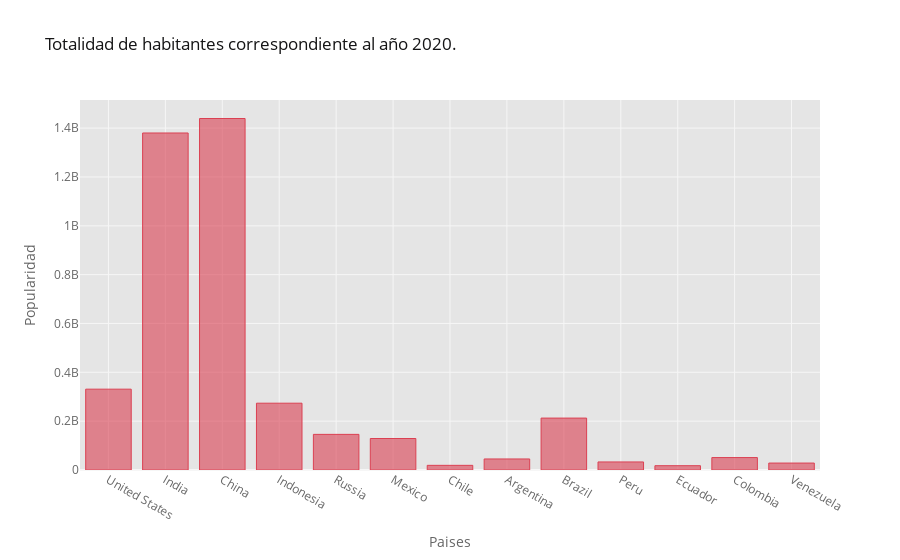

This figure's notebook cell:
### Markdown cell above
2 Gráficos de barras

### Code cell
#En este lugar, únicamente analizaremos la totalidad de habitantes correspondiente al año 2020.
df_population_2020 = df_population[df_population.index.isin([2020])]#Aqui filtramos el año 2020
df_population_2020 = df_population_2020.T#Aqui se cambian filas y columnas 

df_population_2020.iplot(kind='bar', xTitle='Paises', yTitle='Popularidad', #Titulos para el eje X y eje Y
                           title='Totalidad de habitantes correspondiente al año 2020.', color='red')

### Figure 1 — Plotly figure (JSON) as saved in the notebook; plotly's stock layout.template omitted (floating-point values rounded to 4 significant figures)
{"data": [{"marker": {"color": "rgba(219, 64, 82, 0.6)", "line": {"color": "rgba(219, 64, 82, 1.0)", "width": 1}}, "name": "2020.0", "orientation": "v", "text": "", "type": "bar", "x": ["United States", "India", "China", "Indonesia", "Russia", "Mexico", "Chile", "Argentina", "Brazil", "Peru", "Ecuador", "Colombia", "Venezuela"], "y": [331002651, 1380004385, 1439323776, 273523615, 145934462, 128932753, 19116201, 45195774, 212559417, 32971854, 17643054, 50882891, 28435940]}], "layout": {"legend": {"bgcolor": "#FFFFFF", "font": {"color": "#666666"}}, "paper_bgcolor": "#FFFFFF", "plot_bgcolor": "#E5E5E5", "title": {"font": {"color": "#151516"}, "text": "Totalidad de habitantes correspondiente al año 2020."}, "xaxis": {"gridcolor": "#F6F6F6", "showgrid": true, "tickfont": {"color": "#666666"}, "title": {"font": {"color": "#666666"}, "text": "Paises"}, "zerolinecolor": "#F6F6F6"}, "yaxis": {"gridcolor": "#F6F6F6", "showgrid": true, "tickfont": {"color": "#666666"}, "title": {"font": {"color": "#666666"}, "text": "Popularidad"}, "zerolinecolor": "#F6F6F6"}}}
